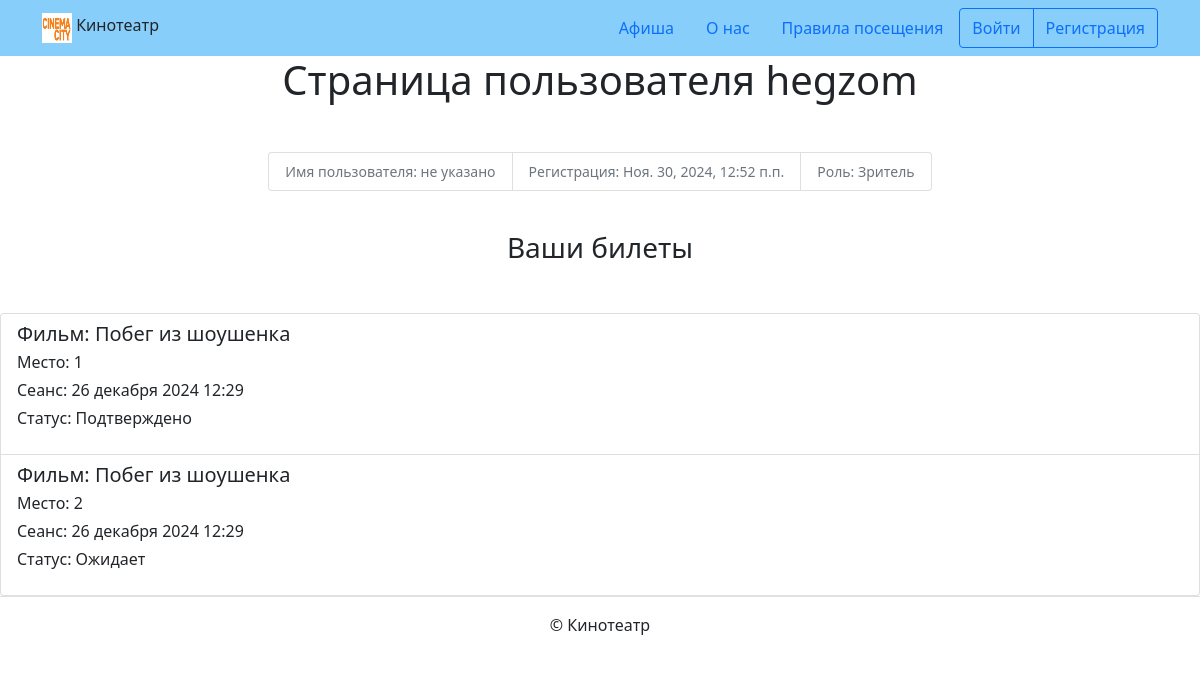
Screenshot of /profile/hegzom/ with the database file from the repository.
### cinema/models.py (models this page shows, shortened)
class isReservation(models.Model):
    STATUS_CHOICES = [
        ("PENDING", "Ожидает"),
        ("CONFIRMED", "Подтверждено"),
        ("CANCELLED", "Отменено"),
    ]
    session = models.ForeignKey(
        Session,
        on_delete=models.CASCADE,
        verbose_name="Сеанс",
        related_name="reservations"
    )
    user = models.ForeignKey(
        User,
        on_delete=models.CASCADE,
        verbose_name="Зритель",
        related_name="reservations"
    )
    seat = models.ForeignKey(
        Seat,
        on_delete=models.CASCADE,
        verbose_name="Место",
        related_name="reservations"
    )
    status = models.CharField(
        "Статус",
        max_length=10,
        choices=STATUS_CHOICES,
        default="PENDING"
    )
    class Meta:
        verbose_name = "Бронирование"
        verbose_name_plural = "Бронирования"

class Session(models.Model):
    movie = models.ForeignKey(
        Movie,
        on_delete=models.CASCADE,
        verbose_name="Фильм",
        related_name="sessions"
    )
    hall = models.ForeignKey(
        Hall,
        on_delete=models.CASCADE,
        verbose_name="Кинозал",
        related_name="sessions"
    )
    start_time = models.DateTimeField()
    class Meta:
        verbose_name = "Сеанс"
        verbose_name_plural = "Сеансы"

class Movie(models.Model):
    title = models.CharField("Название", max_length=256
                             )
    description = models.TextField("Описание")
    duration = models.DurationField("Продолжительность")
    poster = models.ImageField("Постер", upload_to='posters')
    class Meta:
        verbose_name = "Фильм"
        verbose_name_plural = "Фильмы"

class Seat(models.Model):
    session = models.ForeignKey(
        Session,
        on_delete=models.CASCADE,
        verbose_name="Сеанс",
        related_name="seats"
    )
    number = models.PositiveIntegerField("Номер места")
    is_reserved = models.BooleanField(
        default=False,
        verbose_name="Занято ли место"
    )
    class Meta:
        verbose_name = "Место"
        verbose_name_plural = "Места"

### cinema/views.py (the view)
# urls.py: path('profile/<str:username>/', views.ProfileView.as_view(), name='profile'),
class ProfileView(TemplateView):
    template_name = 'cinema/profile.html'
    def get_context_data(self, **kwargs):
        context = super().get_context_data(**kwargs)
        username = self.kwargs['username']
        user = get_object_or_404(get_user_model(), username=username)
        context['profile'] = user
        if user.groups.filter(name='Admin').exists():
            role = 'Администратор'
        elif user.groups.filter(name='Cashier').exists():
            role = 'Кассир'
        else:
            role = 'Зритель'
        context['role'] = role
        if role == 'Кассир':
            user_reservations = (
                isReservation.objects.select_related('session', 'seat', 'session__movie', 'user')
                .order_by(
                    Case(
                        When(status='PENDING', then=0),
                        When(status='CONFIRMED', then=1),
                        When(status='CANCELLED', then=2),
                        default=3,
                    )
                )
            )
        elif role == 'Зритель':
            user_reservations = (
                isReservation.objects.filter(user=user)
                .select_related('session', 'seat', 'session__movie')
            )
        else:
            user_reservations = None
        context['user_reservations'] = user_reservations
        return context

### templates/cinema/profile.html (shortened to what this page needs)
{% extends "base.html" %}
{% block content %}
  <h1 class="mb-5 text-center">Страница пользователя {{ profile.username }}</h1>
  <small>
    <ul class="list-group list-group-horizontal justify-content-center mb-3">
      <li class="list-group-item text-muted">
        Имя пользователя: {% if profile.get_full_name %}{{ profile.get_full_name }}{% else %}не указано{% endif %}
      </li>
      <li class="list-group-item text-muted">
        Регистрация: {{ profile.date_joined }}
      </li>
      <li class="list-group-item text-muted">
        Роль: {{ role }}
      </li>
    </ul>
  </small>
  <br>
  {% if role == 'Зритель' %}
    <h3 class="mb-5 text-center">Ваши билеты</h3>
    {% if user_reservations %}
      <div class="list-group">
        {% for reservation in user_reservations %}
          <a href="{% url 'cinema:session_detail' session_id=reservation.session.id %}" class="list-group-item list-group-item-action">
            <h5 class="mb-1">Фильм: {{ reservation.session.movie.title }}</h5>
            <p class="mb-1">Место: {{ reservation.seat.number }}</p>
            <p class="mb-1">Сеанс: {{ reservation.session.start_time|date:"d E Y H:i" }}</p>
            <p>Статус: {{ reservation.get_status_display }}</p>
          </a>
        {% endfor %}
      </div>
    {% else %}
      <p>У вас нет забронированных билетов.</p>
    {% endif %}
  {% endif %}
{% endblock %}

### rows the page displays
isReservation: session.movie "Побег из шоушенка", seat.number "1", session.start_time "26 декабря 2024 12:29", status "Подтверждено"
isReservation: session.movie "Побег из шоушенка", seat.number "2", session.start_time "26 декабря 2024 12:29", status "Ожидает"

### other values shown
{{ profile.username }} "hegzom"
{{ profile.date_joined }} "Ноя. 30, 2024, 12:52 п.п."
{{ role }} "Зритель"
